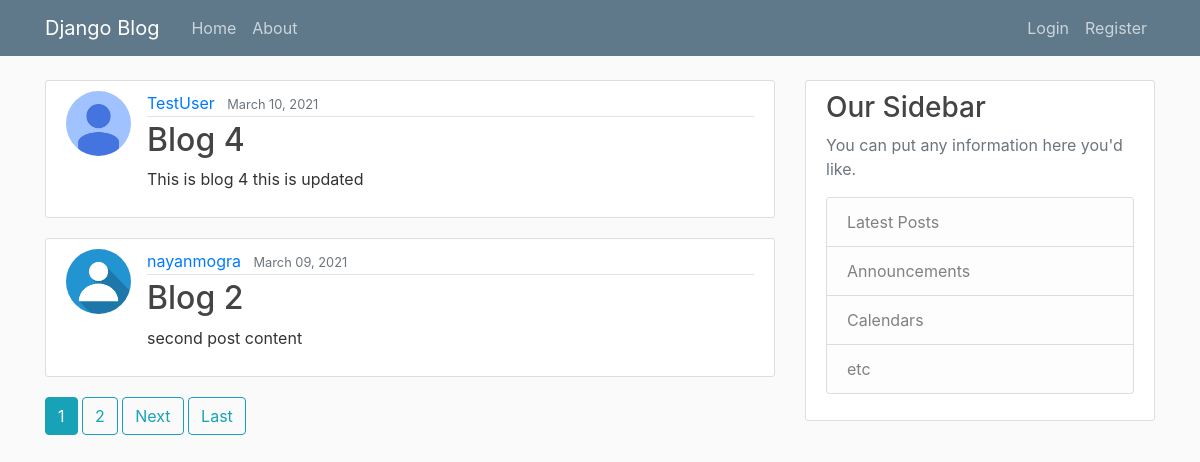
The page / on the database its author committed.
### blog/models.py (models this page shows, shortened)
class Post(models.Model):
    title = models.CharField(max_length = 100)
    content = models.TextField()
    date_posted = models.DateTimeField(default = timezone.now)
    author = models.ForeignKey(User , on_delete = models.CASCADE)

### users/models.py (models this page shows, shortened)
class Profile(models.Model):
    user = models.OneToOneField(User, on_delete = models.CASCADE)
    image = models.ImageField(default = 'default.jpg' , upload_to = 'profile_pics')

### blog/views.py (the view)
# urls.py: path('', PostListView.as_view(), name='blog-home'),
class PostListView(ListView):
    model = Post
    template_name = 'blog/home.html'
    context_object_name = 'posts'
    ordering = ['-date_posted']
    paginate_by = 2

### blog/templates/blog/home.html (shortened to what this page needs)
{% extends "blog/base.html" %}
{% block content %}
    {% for post in posts %}
        <article class="media content-section">
          <img class="rounded-circle article-img" src="{{ post.author.profile.image.url }}">
          <div class="media-body">
            <div class="article-metadata">
              <a class="mr-2" href="#">{{ post.author }}</a>
              <small class="text-muted">{{ post.date_posted |date:"F d, Y" }}</small>
            </div>
            <h2><a class="article-title" href="{% url 'post-detail' post.id %}">{{ post.title }}</a></h2>
            <p class="article-content">{{ post.content }}</p>
          </div>
        </article>
    {% endfor %}
    {% if is_paginated%}
        {% if page_obj %}
            {% for num in page_obj.paginator.page_range %}
                {% if page_obj.number == num %}
                    <a class="btn btn-info mb-4" href="?page={{ num }}">{{num}}</a>
                {% elif num > page_obj.number|add:'-3' and num < page_obj.number|add:'3' %}
                <a class="btn btn-outline-info mb-4" href="?page={{ num }}">{{num}}</a>
                {% endif%}
            {% endfor %}
            {% if page_obj.has_next %}
                <a class="btn btn-outline-info mb-4" href="?page= {{ page_obj.next_page_number }}">Next</a>
                <a class="btn btn-outline-info mb-4" href="?page={{page_obj.paginator.num_pages}}">Last</a>
            {% endif %}
        {% endif %}
    {% endif %}
{% endblock content %}

### blog/static/blog/main.css (style rules this page uses)
body { background: #fafafa; color: #333333; margin-top: 5rem; }
h1, h2, h3, h4, h5, h6 { color: #444444; }
.content-section { background: #ffffff; padding: 10px 20px; border: 1px solid #dddddd; border-radius: 3px; margin-bottom: 20px; }
.article-title { color: #444444; }
.article-content { white-space: pre-line; }
.article-img { height: 65px; width: 65px; margin-right: 16px; }
.article-metadata { padding-bottom: 1px; margin-bottom: 4px; border-bottom: 1px solid #e3e3e3 }

### rows shown on the page
Post: author.profile.image (placeholder picture), author "TestUser", date_posted "March 10, 2021", title "Blog 4", content "This is blog 4 this is updated"
Post: author.profile.image (placeholder picture), author "nayanmogra", date_posted "March 09, 2021", title "Blog 2", content "second post content"

### other values the page prints
{{ num }} "1"
{{ num }} "2"
